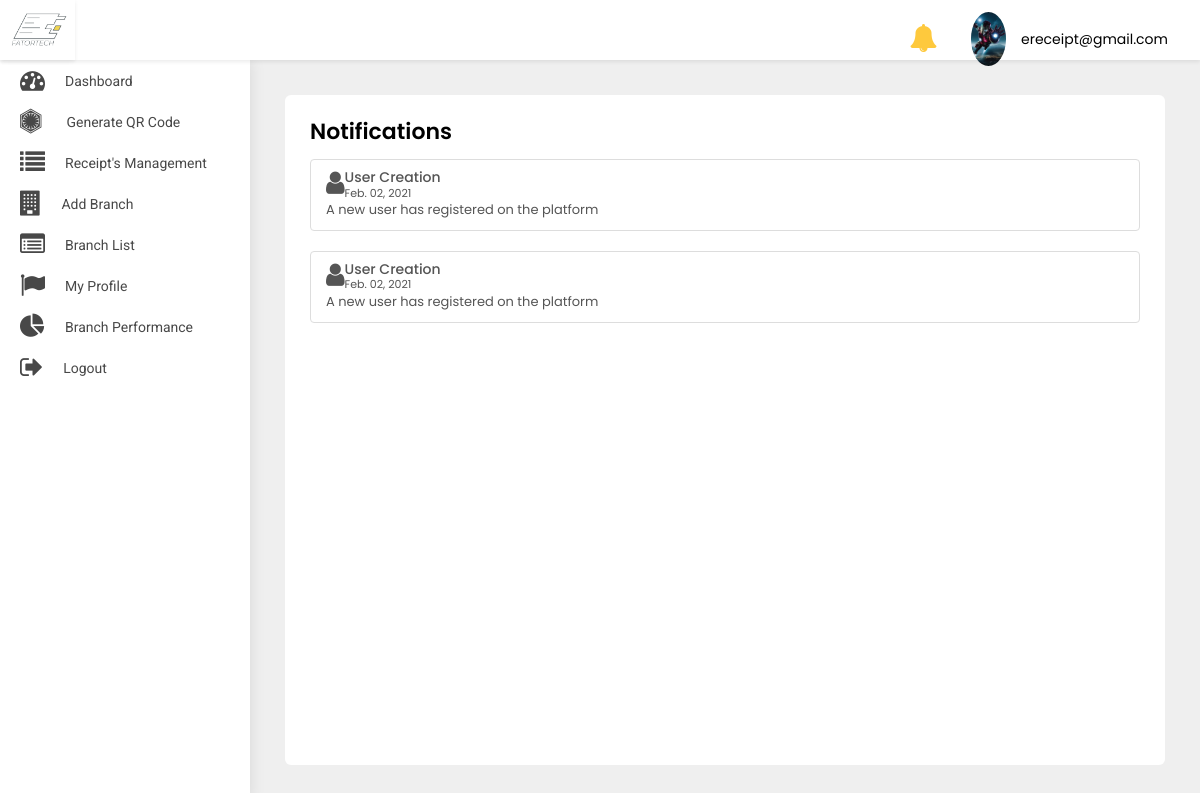
The page /merchant/notification/ (signed in) on the database as committed earlier.
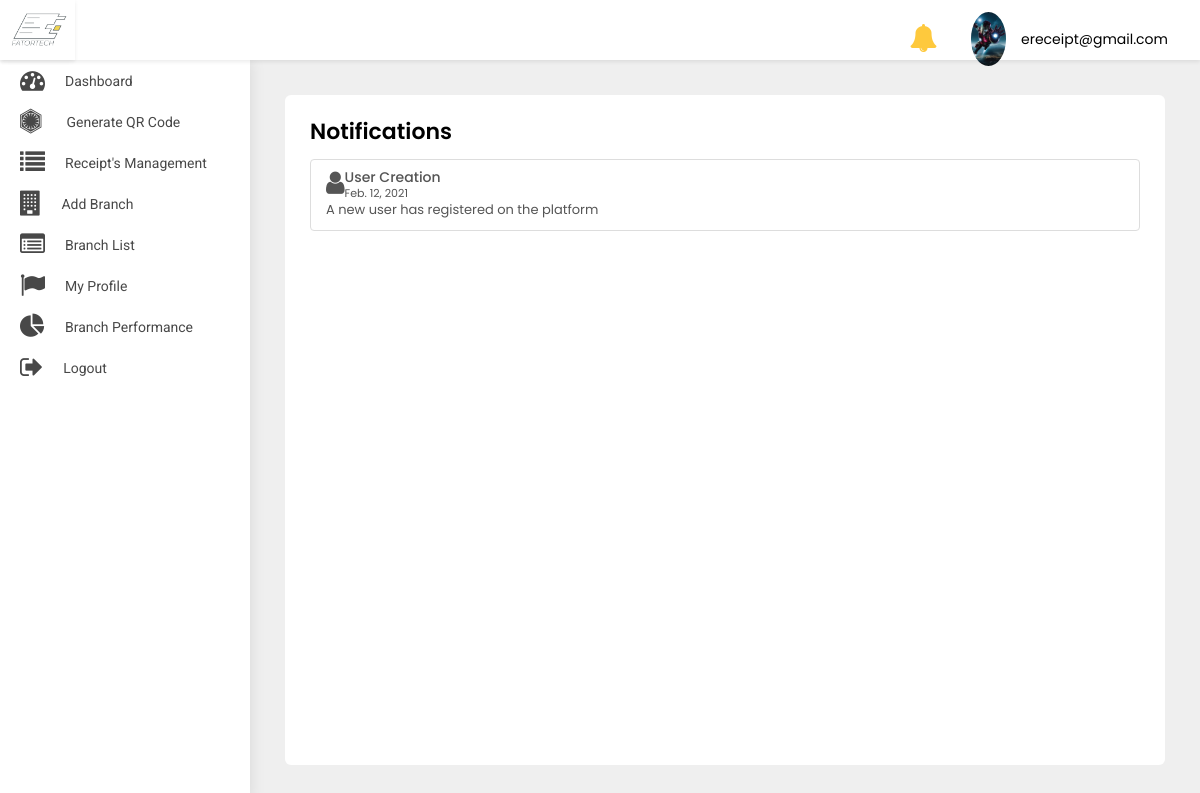
The same page on the database as committed later.
### src/models.py (models this page shows)
class User(AbstractBaseUser, PermissionsMixin):
    first_name = models.CharField(default='first name', max_length=100)
    last_name = models.CharField(default='', max_length=100, null=True, blank=True)
    email = models.CharField(default='', max_length=255, unique=True)
    country_code = models.CharField(default='+91', max_length=10)
    phone_number = models.CharField(default='', max_length=18)
    profile_pic = models.ImageField(default='default_profile.png', null=True, blank=True)
    device_token = models.CharField(default='', max_length=500, null=True, blank=True)
    password = models.CharField(default='', max_length=100)
    confirm_password = models.CharField(default='', max_length=100)
    is_merchant = models.BooleanField(default=False)
    is_subadmin = models.BooleanField(default=False)
    created_at = models.DateTimeField(auto_now_add=True)
    is_active = models.BooleanField(default=True)
    is_staff = models.BooleanField(default=False)
    can_manage_merchant = models.BooleanField(default=False)
    can_manage_category = models.BooleanField(default=False)
    can_manage_branch = models.BooleanField(default=False)
    can_manage_receipts = models.BooleanField(default=False)
    can_manage_dashboard = models.BooleanField(default=False)
    objects = UserManager()
    USERNAME_FIELD = 'email'
    class Meta:
        ordering = ('-created_at',)

class UserNotification(models.Model):
    to = models.ForeignKey(User, on_delete=models.CASCADE)
    title = models.CharField(default='title', max_length=200)
    title_in_arabic = models.CharField(default='title', max_length=200)
    body = models.CharField(default='body', max_length=200)
    body_in_arabic = models.CharField(default='body', max_length=200)
    read = models.BooleanField(default=False)
    created_at = models.DateTimeField(auto_now_add=True)
    class Meta:
        ordering = ('-created_at',)

### merchant/views.py (the view)
# urls.py: path('notification/', NotificationView.as_view(), name='notification'),
class NotificationView(LoginRequiredMixin, ListView):
    model = UserNotification
    template_name = 'merchant-notification.html'
    login_url = 'merchant:login'

### merchant/templates/merchant-notification.html (shortened to what this page needs)
{% extends 'base-merchant.html' %}
{% block body %}
<div class="WrapperArea">
    <div class="WrapperBox">
        <div class="Small-Wrapper">
            <h4 class="Title">Notifications</h4>
            <div class="NotificationList">
                {% for object in object_list %}
                {% if object.to.is_superuser %}
                <div class="list-group">
                    <a class="list-group-item list-group-item-action flex-column align-items-start">
                        {% if object.title == 'User Creation' %}
                        <figure class="pull-left"><i class="fa  fa-user fa-2x" aria-hidden="true"></i></figure>
                        {% elif object.title == 'Password Changed' %}
                        <figure class="pull-left"><i class="fa  fa-lock fa-2x" aria-hidden="true"></i></figure>
                        {% elif object.title == 'Phone number Update' %}
                        <figure class="pull-left"><i class="fa  fa-phone fa-2x" aria-hidden="true"></i></figure>
                        {% elif object.title == 'Payment' %}
                        <figure class="pull-left"><i class="fa  fa-money fa-2x" aria-hidden="true"></i></figure>
                        {% elif object.title == 'Profile Update' %}
                        <figure class="pull-left"><i class="fa  fa-user fa-2x" aria-hidden="true"></i></figure>
                        {% else %}
                        <figure class="pull-left ml-5"><i class="fa  fa-shopping-cart fa-2x" aria-hidden="true"></i>
                        </figure>
                        {% endif %}
                        <div class="msg-right">
                            <div class="d-flex w-100 justify-content-between">
                                <h5 class="mb-1">{{object.title}}</h5>
                                <small>{{object.created_at|date:'M. d, Y'}}</small>
                            </div>
                            <p class="mb-1"> {{object.body}}</p>
                        </div>
                    </a>
                </div>
                {% endif %}
                {% endfor %}
            </div>
        </div>
    </div>
</div>
{% endblock body %}

### merchant/templates/base-merchant.html (shortened to what this page needs)
{% load static %}
<head>
    <link type="text/css" rel="stylesheet" href="{% static 'adminpanel/css/style.css' %}">
    <link rel="stylesheet" href="{% static 'adminpanel/css/media.css' %}">
</head>
<body>
<div class="Header">
    <div class="Logo">
        <img src="{% static 'adminpanel/images/logo.jpg' %}">
    </div>
    <div class="Navigation">
        <div class="header-notifications">
            <a href="{% url 'merchant:notification' %}">
                <i class="fa fa-bell fa-2x" aria-hidden="true"></i>
            </a>
        </div>
        <div class="Avater">
            <a href="javascript:void(0);">
                <figure><img src="{{user.profile_pic.url}}"></figure>
                {{user}} </a>
        </div>
    </div>
</div>
<div class="SidenavBar">
    <ul>
        <li class="nav-item nav-link {% if request.resolver_match.view_name  == 'merchant:dashboard' %}active{% endif %}">
            <a href="{% url 'merchant:dashboard'  %}">
                <span><i class="fa fa-tachometer"></i></span> Dashboard
            </a>
        </li>
        <li class="nav-item nav-link {% if request.resolver_match.view_name  == 'merchant:create-order' %}active{% endif %}">
            <a href="{% url 'merchant:create-order'  %}">
                <span><i class="fa fa-first-order"></i></span>Generate QR Code
            </a>
        </li>
        <li class="nav-item nav-link {% if request.resolver_match.view_name  == 'merchant:order-list' %}active{% endif %}">
            <a href="{% url 'merchant:order-list'  %}">
                <span><i class="fa fa-list"></i></span> Receipt's Management
            </a>
        </li>
        <li class="nav-item nav-link {% if request.resolver_match.view_name  == 'merchant:add-branch' %}active{% endif %}">
            <a href="{% url 'merchant:add-branch'  %}">
                <span><i class="fa fa-building"></i></span> Add Branch
            </a>
        </li>
        <li class="nav-item nav-link {% if request.resolver_match.view_name  == 'merchant:branch-list' %}active{% endif %}">
            <a href="{% url 'merchant:branch-list'  %}">
                <span><i class="fa fa fa-list-alt"></i></span>Branch List
            </a>
        </li>
        <li class="nav-item nav-link {% if request.resolver_match.view_name  == 'merchant:profile' %}active{% endif %}">
            <a href="{% url 'merchant:profile'  %}">
                <span><i class="fa fa-flag"></i></span> My Profile
            </a>
        </li>
        <li class="nav-item nav-link {% if request.resolver_match.view_name  == 'merchant:branch-performance' %}active{% endif %}">
            <a href="{% url 'merchant:branch-performance'  %}">
                <span><i class="fa fa-pie-chart"></i></span> Branch Performance
            </a>
        </li>
        <li class="nav-item nav-link {% if request.resolver_match.view_name  == 'logout' %}active{% endif %}">
            <a href="{% url 'merchant:logout' %}">
                <span><i class="fa fa-sign-out"></i></span>
                <p>Logout</p>
            </a>
        </li>
    </ul>
</div>
{% block body %}
{% endblock body %}
</body>
</html>

### static/adminpanel/css/style.css (style rules this page uses)
body { margin: 0; padding: 0; font-family: 'Poppins', sans-serif !important; font-size: 13px; color: #3a3a3a; font-weight: 400; }
* { margin: 0px; padding: 0px; }
header, footer, aside, article, section, detail, nav, figure { position: relative; }
h1, h2, h3, h4, h5, h6, p { margin: 0; padding: 0; }
ul, li, ol { list-style-type: none; margin: 0; padding: 0; }
a { text-decoration: none; outline: none; }
img { border: 0; outline: none; max-width: 100%; }
p { margin: 0; padding: 0; }
.Header { box-shadow: 0 2px 4px rgba(0, 0, 0, .08); -webkit-box-shadow: 0 2px 4px rgba(0, 0, 0, .08); position: fixed; width: 100%; left: 0; top: 0; background-color: #fff; z-index: 99 }
.Header .Logo { width: 75px; text-align: center; padding: 5px 0; float: left; height: 60px; box-shadow: 0 2px 4px rgba(0, 0, 0, .08); }
.Header .Logo img { height: 100%; width: 100%; object-fit: cover; }
.Header .Navigation { transition: all 0.2s ease; margin-left: 235px; padding: 7px 3.2rem; width: calc(100% - 235px); text-align: right; height: 60px }
.Header .Navigation .Avater { margin: 5px 0 5px 30px; position: relative; display: inline-block }
.Header .Navigation .Avater a { display: flex; align-items: center; font-size: 14px; color: #000 }
.Header .Navigation .Avater a figure { width: 35px; border-radius: 50%; margin: 0 15px 0 0; overflow: hidden }
.Header .Navigation .header-notifications { margin: 5px 0 5px 30px; position: relative; display: inline-block; top:5px; }
.Header .Navigation .header-notifications a { display: flex; align-items: center; font-size: 14px; color: #fec93d; }
.SidenavBar { height: calc(100% - 60px); position: fixed; width: 250px; top: 60px; padding: 0; overflow: auto; box-shadow: 0 0 15px rgba(0, 0, 0, .1); background-color: #fff; z-index: 2; transition: 0.2s all ease-in-out; }
.SidenavBar ul { margin: 0 }
.SidenavBar ul li { margin: 0 }
.SidenavBar ul li a { display: flex; cursor: pointer; padding: 8px 20px 8px 20px; transition: 0.2s all ease-in-out; color: #484848; font-family: "Roboto"; font-size: 14px; text-transform: capitalize; position: relative; align-items: center; overflow: hidden; white-space: nowrap; }
.SidenavBar ul li a span { font-size: 25px; margin-right: 20px; }
.SidenavBar ul li:nth-child(2) a span { margin-right: 25px; }
.WrapperArea { margin-left: 250px; flex: 1 1 auto; display: flex; flex-direction: column; margin-top: 60px; transition: 0.2s all ease-in-out; background-color: #efefef; }
.WrapperArea .WrapperBox { padding: 35px; background-color: #efefef; min-height: calc(100vh - 60px) }
.Small-Wrapper { background-color: #fff; padding: 25px; border-radius: 6px; height: 100%; min-height: calc(100vh - 130px); }
h4.Title { margin: 0 0 15px; font-weight: 600; color: #000; text-transform: capitalize; font-size: 22px; display:inline-block; }

Rows that differ between the two databases and show on the page:
removed UserNotification: title "User Creation", created_at "Feb. 02, 2021", body "A new user has registered on the platform"
changed UserNotification "User Creation": created_at "Feb. 02, 2021" → "Feb. 12, 2021"
